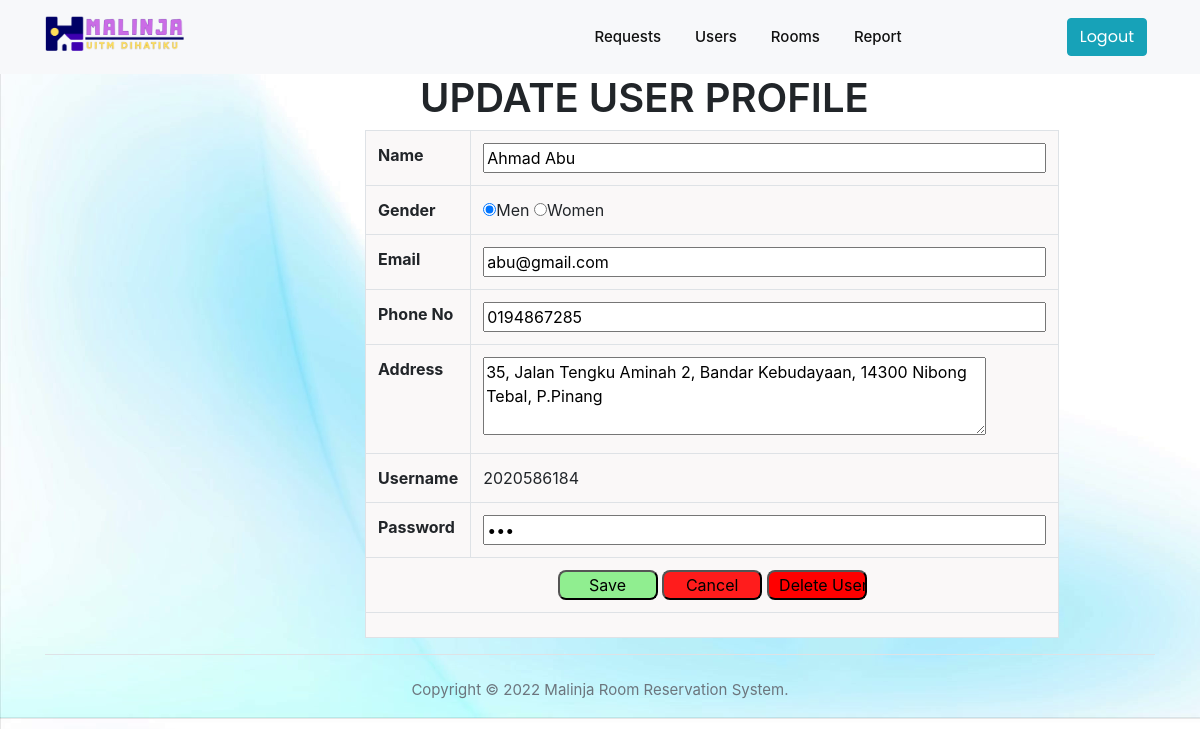
Screenshot of /admin/update_user.php?user_id=81 (signed in) with the database file from the repository.
### tables this page shows
CREATE TABLE `user` (
  `user_id` int(11) NOT NULL,
  `username` varchar(255) NOT NULL,
  `password` varchar(255) NOT NULL,
  `name` varchar(255) NOT NULL,
  `gender` char(1) NOT NULL,
  `address` varchar(255) NOT NULL,
  `telephone` varchar(11) NOT NULL,
  `email` varchar(255) NOT NULL,
  `dependant_ic` bigint(13) NOT NULL,
  `level_id` int(1) NOT NULL DEFAULT 2
);

### admin/update_user.php (the view, shortened to what this page needs)
<!DOCTYPE html>
<html lang="en">
<head>
  <link rel="stylesheet" href="vendors/owl-carousel/css/owl.carousel.min.css">
  <link rel="stylesheet" href="vendors/owl-carousel/css/owl.theme.default.css">
  <link rel="stylesheet" href="vendors/mdi/css/materialdesignicons.min.css">
  <link rel="stylesheet" href="vendors/aos/css/aos.css">
  <link rel="stylesheet" href="css/style.min.css">
  <link rel="stylesheet" href="css/bookBox.css">
<link rel='stylesheet' href='https://cdnjs.cloudflare.com/ajax/libs/twitter-bootstrap/4.1.3/css/bootstrap.min.css'>
<link rel='stylesheet' href='https://cdnjs.cloudflare.com/ajax/libs/font-awesome/5.12.1/css/all.min.css'>
</head>
<body id="body" data-spy="scroll" data-target=".navbar" data-offset="100">
  <header id="header-section">
    <nav class="navbar navbar-expand-lg pl-3 pl-sm-0" id="navbar">
    <div class="container">
      <div class="navbar-brand-wrapper d-flex w-100">
        <img src="images/logohoriz.png" alt="" style="width:150px;">
      </div>
      <div class="collapse navbar-collapse navbar-menu-wrapper" id="navbarSupportedContent">
        <ul class="navbar-nav align-items-lg-center align-items-start ml-auto">
          <li class="nav-item">
            <a class="nav-link" href="index.php">Requests <span class="sr-only">(current)</span></a>
          </li>
          <li class="nav-item">
            <a class="nav-link" href="users.php">Users</a>
          </li>
          <li class="nav-item">
            <a class="nav-link" href="take3iwanttodie.php">Rooms</a>
          </li>
          <li class="nav-item">
            <a class="nav-link" href="#feedback-section">Report</a>
          </li>
          <li class="nav-item btn-contact-us pl-4 pl-lg-0">
            <button class="btn btn-info" data-toggle="modal" data-target="#exampleModal" ><a href="../index.php"><div style="color:white">Logout</div></a></button>
          </li>
        </ul>
      </div>
    </div>
    </nav>
  </header>
<div class="container">
    <div class="col-12 col-lg-7 grid-margin grid-margin-lg-0" data-aos="fade-right" style="margin-left:360px;">
      <h1 class="font-weight-semibold">UPDATE USER PROFILE</h1>
      </div>
      <?php
include('../php/dbconn.php');
$user = $_SESSION['username'];
$user_id = $_GET['user_id'];
?>
<?php
	$query = "SELECT * FROM user WHERE user_id='$user_id'";
	$result = mysqli_query($dbconn, $query) or die ("Error: " . mysqli_error($dbconn));
	$row = mysqli_fetch_array($result);
?>
<fieldset>
<form name="edit_user" method="POST" action="db_update_user.php?userid=<?php echo $user_id;?>">
<table class="table table-bordered" border="0" style="margin-left:320px;  width:500px; height:420px; background-color:#faf8f8; " >
      <tr>
        <td width="16%"><b>Name</b></td>
        <td width="84%"><input type="text" name="name" size="50" value="<?php echo ucwords (strtolower($row['name'])); ?>" /></td>
      </tr>
      <tr>
        <td width="16%"><b>Gender</b></td>
        <td>
        <input name="gender" type="radio" value="1" <?php if($row['gender']==1) { echo 'checked'; } ?> />Men
		<input name="gender" type="radio" value="2" <?php if($row['gender']==2) { echo 'checked'; } ?>/>Women
        </td>
      </tr>
	  <tr>
        <td width="16%"><b>Email</b></td>
        <td><input type="text" name="email" size="50" value="<?php echo $row['email']; ?>"/></td>
      </tr>
	  <tr>
        <td width="16%"><b>Phone No</b></td>
        <td><input type="text" name="phone" size="50" value="<?php echo $row['telephone']; ?>"/></td>
      </tr>
      <tr>
        <td width="16%"><b>Address</b></td>
        <td><textarea name="address" cols="47" rows="3"><?php echo $row['address']; ?></textarea></td>
      </tr>
      <tr>
        <td width="16%"><b>Username</b></td>
        <td><?php echo $row['username']; ?>
        	<input type="hidden" name="username" size="50" value="<?php echo $row['username']; ?>" /></td>
      </tr>
      <tr>
        <td width="16%"><b>Password</b></td>
        <td><input type="password" name="password" size="50" value="<?php echo $row['password']; ?>" /></td>
      </tr>
      <tr style="text-align:center;">
        <td colspan="2"><input class="save" type="submit" name="submit" value=" Save " />
        <input class="cancel" type="button" name="cancel" value=" Cancel " onclick="location.href='users.php'" />
        <input class="delete" type="button" name="cancel" value=" Delete User " onclick="location.href='delete_user.php?user_id=<?php echo $row['user_id'];?>' "/></td></tr>
        <tr>
        <td colspan="2"><input type="hidden" name="user" value=" <?php echo $user; ?> " />
      </tr>
    </table>
</form>
</fieldset>
 <footer class="border-top">
      <p class="text-center text-muted pt-4">Copyright © 2022 Malinja Room Reservation System.</p>
    </footer>
</body>
</html>

### admin/update_user.php (style rules this page uses)
body { background-image: url(images/bg3.png); background-size: cover; }
.save { border-radius: 8px; color:#000000; background-color:#90EE90; width: 100px; }
.cancel { border-radius: 8px; color:#00000; background-color:#FF1C1C; width: 100px; }
.delete { border-radius: 8px; color:#00000; background-color:#ff0000; width: 100px; }

### rows the page displays
user: name "Ahmad Abu", gender "☑", email "abu@gmail.com", phone "0194867285", address "35, Jalan Tengku Aminah 2, Bandar Kebudayaan, 14300 Nibong Tebal, P.Pinang", username "2020586184"
